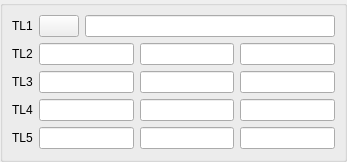
<ui version="4.0" >
 <class>MeasureGUI_1Sel12LineEdit_QTD</class>
 <widget class="QWidget" name="MeasureGUI_1Sel12LineEdit_QTD" >
  <property name="geometry" >
   <rect>
    <x>0</x>
    <y>0</y>
    <width>196</width>
    <height>162</height>
   </rect>
  </property>
  <property name="windowTitle" >
   <string/>
  </property>
  <layout class="QGridLayout" >
   <property name="leftMargin" >
    <number>0</number>
   </property>
   <property name="topMargin" >
    <number>0</number>
   </property>
   <property name="rightMargin" >
    <number>0</number>
   </property>
   <property name="bottomMargin" >
    <number>0</number>
   </property>
   <property name="horizontalSpacing" >
    <number>6</number>
   </property>
   <property name="verticalSpacing" >
    <number>6</number>
   </property>
   <item row="0" column="0" >
    <widget class="QGroupBox" name="GroupBox1" >
     <property name="title" >
      <string/>
     </property>
     <layout class="QGridLayout" >
      <property name="leftMargin" >
       <number>9</number>
      </property>
      <property name="topMargin" >
       <number>9</number>
      </property>
      <property name="rightMargin" >
       <number>9</number>
      </property>
      <property name="bottomMargin" >
       <number>9</number>
      </property>
      <property name="horizontalSpacing" >
       <number>6</number>
      </property>
      <property name="verticalSpacing" >
       <number>6</number>
      </property>
      <item row="0" column="2" >
       <widget class="QLineEdit" name="LineEdit1" >
        <property name="minimumSize" >
         <size>
          <width>250</width>
          <height>0</height>
         </size>
        </property>
       </widget>
      </item>
      <item row="1" column="0" colspan="3" >
       <layout class="QGridLayout" >
        <property name="leftMargin" >
         <number>0</number>
        </property>
        <property name="topMargin" >
         <number>0</number>
        </property>
        <property name="rightMargin" >
         <number>0</number>
        </property>
        <property name="bottomMargin" >
         <number>0</number>
        </property>
        <property name="horizontalSpacing" >
         <number>6</number>
        </property>
        <property name="verticalSpacing" >
         <number>6</number>
        </property>
        <item row="2" column="2" >
         <widget class="QLineEdit" name="LineEdit32" />
        </item>
        <item row="1" column="2" >
         <widget class="QLineEdit" name="LineEdit22" />
        </item>
        <item row="0" column="0" >
         <widget class="QLabel" name="TextLabel2" >
          <property name="text" >
           <string>TL2</string>
          </property>
         </widget>
        </item>
        <item row="0" column="1" >
         <widget class="QLineEdit" name="LineEdit11" />
        </item>
        <item row="2" column="0" >
         <widget class="QLabel" name="TextLabel4" >
          <property name="text" >
           <string>TL4</string>
          </property>
         </widget>
        </item>
        <item row="1" column="1" >
         <widget class="QLineEdit" name="LineEdit21" />
        </item>
        <item row="1" column="3" >
         <widget class="QLineEdit" name="LineEdit23" />
        </item>
        <item row="2" column="1" >
         <widget class="QLineEdit" name="LineEdit31" />
        </item>
        <item row="3" column="1" >
         <widget class="QLineEdit" name="LineEdit41" />
        </item>
        <item row="3" column="3" >
         <widget class="QLineEdit" name="LineEdit43" />
        </item>
        <item row="0" column="3" >
         <widget class="QLineEdit" name="LineEdit13" />
        </item>
        <item row="3" column="0" >
         <widget class="QLabel" name="TextLabel5" >
          <property name="text" >
           <string>TL5</string>
          </property>
         </widget>
        </item>
        <item row="3" column="2" >
         <widget class="QLineEdit" name="LineEdit42" />
        </item>
        <item row="0" column="2" >
         <widget class="QLineEdit" name="LineEdit12" />
        </item>
        <item row="2" column="3" >
         <widget class="QLineEdit" name="LineEdit33" />
        </item>
        <item row="1" column="0" >
         <widget class="QLabel" name="TextLabel3" >
          <property name="text" >
           <string>TL3</string>
          </property>
         </widget>
        </item>
       </layout>
      </item>
      <item row="0" column="0" >
       <widget class="QLabel" name="TextLabel1" >
        <property name="text" >
         <string>TL1</string>
        </property>
       </widget>
      </item>
      <item row="0" column="1" >
       <widget class="QPushButton" name="PushButton1" >
        <property name="sizePolicy" >
         <sizepolicy vsizetype="Fixed" hsizetype="Fixed" >
          <horstretch>0</horstretch>
          <verstretch>0</verstretch>
         </sizepolicy>
        </property>
        <property name="text" >
         <string/>
        </property>
       </widget>
      </item>
     </layout>
    </widget>
   </item>
  </layout>
 </widget>
 <tabstops>
  <tabstop>PushButton1</tabstop>
  <tabstop>LineEdit1</tabstop>
  <tabstop>LineEdit11</tabstop>
  <tabstop>LineEdit12</tabstop>
  <tabstop>LineEdit13</tabstop>
  <tabstop>LineEdit21</tabstop>
  <tabstop>LineEdit22</tabstop>
  <tabstop>LineEdit23</tabstop>
  <tabstop>LineEdit31</tabstop>
  <tabstop>LineEdit32</tabstop>
  <tabstop>LineEdit33</tabstop>
  <tabstop>LineEdit41</tabstop>
  <tabstop>LineEdit42</tabstop>
  <tabstop>LineEdit43</tabstop>
 </tabstops>
 <resources/>
 <connections/>
</ui>
